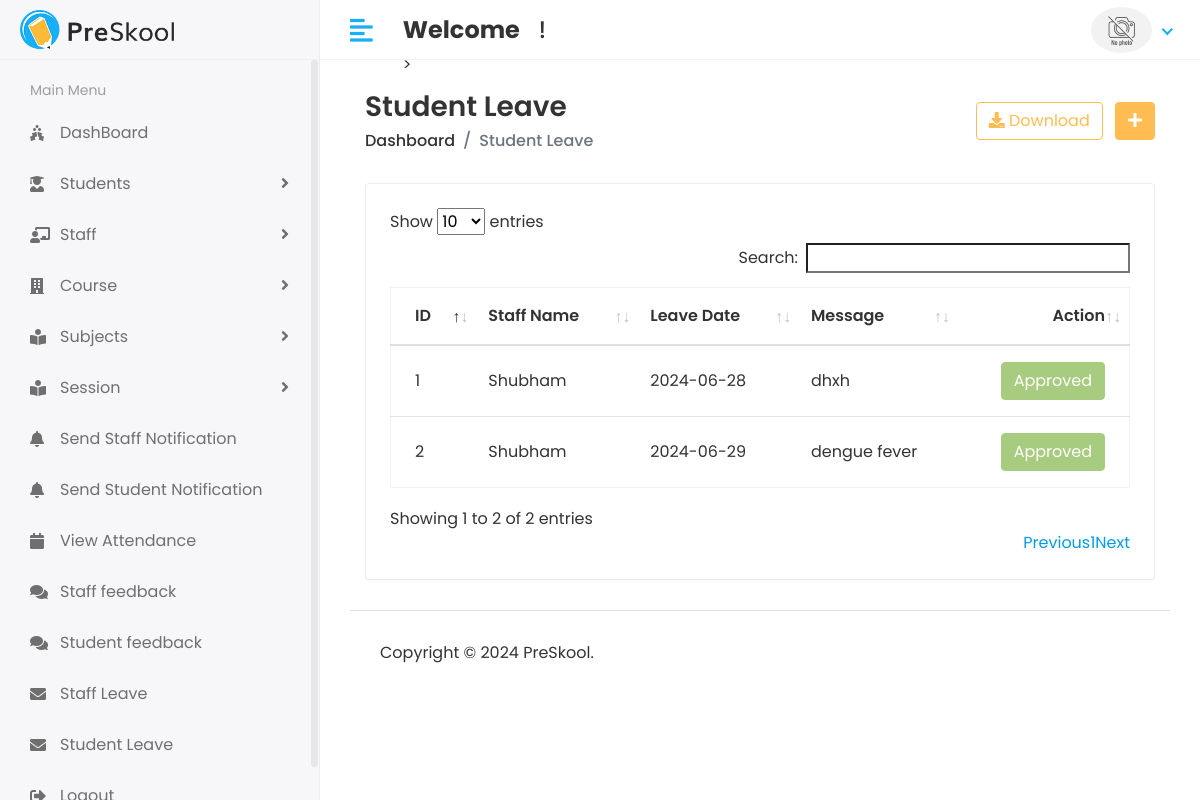
/Hod/Student/Leave_view (signed in), run on an earlier commit of the app's database.
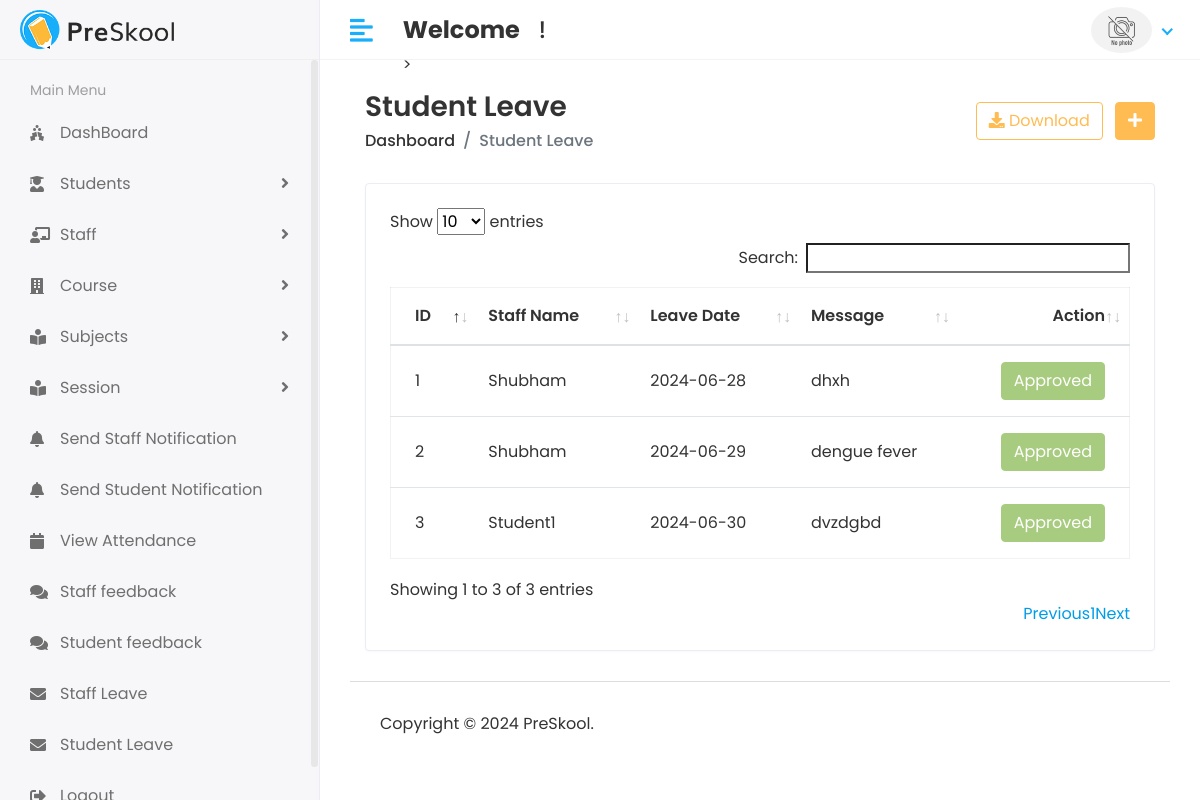
And on a later commit of the database.
### lmsapp/models.py (models this page shows, shortened)
class Student_leave(models.Model):
    student_id = models.ForeignKey(Student,on_delete=models.CASCADE)
    date = models.CharField(max_length=100)
    message = models.TextField()
    status = models.IntegerField(default=0)
    created_at = models.DateTimeField(auto_now_add=True)
    updated_at = models.DateTimeField(auto_now_add=True)

class Student(models.Model):
    admin = models.OneToOneField(CustomUser,on_delete=models.CASCADE)
    address = models.TextField()
    gender = models.CharField(max_length=100)
    course_id = models.ForeignKey(Course,on_delete=models.DO_NOTHING)
    session_year_id = models.ForeignKey(Session_Year,on_delete=models.DO_NOTHING)
    created_at = models.DateTimeField(auto_now_add=True)
    updated_at = models.DateTimeField(auto_now=True)

class CustomUser(AbstractUser):
    USER = (
        (1,'HOD'),
        (2,'STAFF'),
        (3,'STUDENT'),
    )
    user_type=models.CharField(choices=USER,max_length=50,default=1)
    profile_pic=models.ImageField(upload_to='media/profile_pic')

### lms/hod_views.py (the view)
# urls.py: path('Hod/Student/Leave_view',hod_views.STUDENT_LEAF_VIEW,name='student_leave_view'),
@login_required(login_url='/')
def STUDENT_LEAF_VIEW(request):
    student_leave=Student_leave.objects.all()
    context={
        'student_leave':student_leave,
    }
    return render(request,'Hod/student_leave.html',context)

### template/hod/student_leave.html (shortened to what this page needs)
{% extends 'base.html' %}
{% block content %}
{% load static %}
<div class="content container-fluid">
   <div class="page-header">
      <div class="row align-items-center">
         <div class="col">
            <h3 class="page-title">Student Leave</h3>
            <ul class="breadcrumb">
               <li class="breadcrumb-item"><a href="index.html">Dashboard</a></li>
               <li class="breadcrumb-item active">Student Leave</li>
            </ul>
         </div>
         <div class="col-auto text-right float-right ml-auto">
            <a href="#" class="btn btn-outline-primary mr-2"><i class="fas fa-download"></i> Download</a>
            <a href="add-student.html" class="btn btn-primary"><i class="fas fa-plus"></i></a>
         </div>
      </div>
   </div>
   <div class="row">
      <div class="col-sm-12">
         <div class="card card-table">
            <div class="card-body">
               <div class="table-responsive">
                  <table id="table_id" class="table table-hover table-center mb-0">
                     <thead>
                        <tr>
                           <th>ID</th>
                           <th>Staff Name</th>
                           <th>Leave Date</th>
                           <th>Message</th>
                           <th class="text-right">Action</th>
                        </tr>
                     </thead>
                     <tbody>
                        {% for i in student_leave %}
                        <tr>
                           <td>{{i.id}}</td>
                           <td>{{i.student_id.admin.first_name}}</td>
                           <td>{{i.date}}</td>
                           <td>{{i.message}}</td>
                           <td class="text-right">
                              <div class="actions">
                                {% if i.status == 0 %}
                                <a href="{% url 'student_approve_leave' i.id%}" class="btn btn-success">Approve</a>
                                <a href="{% url 'student_disapprove_leave' i.id%}" class="btn btn-danger">Disapprove</a>
                                 {% elif i.status == 1 %}
                                 <button  class="btn btn-success" disabled="disabled">Approved</a>
                                 {% else %}
                                 <button  class="btn btn-danger" disabled="disabled">Disapproved</a>
                                 {% endif %}
                              </div>
                           </td>
                        </tr>
                        {% endfor %}
                     </tbody>
                  </table>
               </div>
            </div>
         </div>
      </div>
   </div>
</div>
{% endblock %}

What changed in the data, as far as the page shows it:
added Student_leave: id "3", student_id.admin.first_name "Student1", date "2024-06-30", message "dvzdgbd", status "Approved"
Also different on the page:
text written by a page script: "Show entries Search: Showing 1 to 2 of 2 entries Previous 1 Next" → "Show entries Search: Showing 1 to 3 of 3 entries Previous 1 Next"
